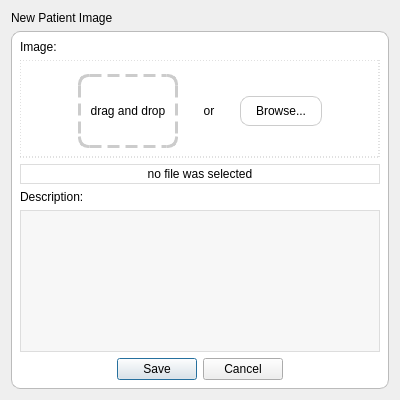
<?xml version="1.0" encoding="UTF-8"?>
<ui version="4.0">
 <class>AddImage</class>
 <widget class="QDialog" name="AddImage">
  <property name="geometry">
   <rect>
    <x>0</x>
    <y>0</y>
    <width>400</width>
    <height>400</height>
   </rect>
  </property>
  <property name="sizePolicy">
   <sizepolicy hsizetype="Fixed" vsizetype="Minimum">
    <horstretch>0</horstretch>
    <verstretch>0</verstretch>
   </sizepolicy>
  </property>
  <property name="minimumSize">
   <size>
    <width>400</width>
    <height>400</height>
   </size>
  </property>
  <property name="windowTitle">
   <string>Dialog</string>
  </property>
  <property name="windowIcon">
   <iconset resource="resources.qrc">
    <normaloff>:/icons/Image 32x32</normaloff>:/icons/Image 32x32</iconset>
  </property>
  <property name="styleSheet">
   <string notr="true"/>
  </property>
  <layout class="QVBoxLayout" name="verticalLayout">
   <item>
    <widget class="QLabel" name="formTitle">
     <property name="sizePolicy">
      <sizepolicy hsizetype="Preferred" vsizetype="Fixed">
       <horstretch>0</horstretch>
       <verstretch>0</verstretch>
      </sizepolicy>
     </property>
     <property name="text">
      <string>New Patient Image</string>
     </property>
    </widget>
   </item>
   <item>
    <widget class="QWidget" name="widget" native="true">
     <property name="styleSheet">
      <string notr="true">#widget {
	background:#ffffff;
	border-radius:9px;
	border:1px solid #bbbbbb;
}

QWidget {
	background:none;
}

QLineEdit, QPlainTextEdit {
	background:#f7f7f7;
	border:1px solid #dddddd;
	padding:2px;
}

#buttonBox QAbstractButton {
	background:#ffffff;
	border-radius:9px;
	border:1px solid #bbbbbb;
	padding:5px;
	padding-left:10px;
	padding-right:10px;
	margin:2px;
}

#buttonBox QAbstractButton:pressed {
	background: #444444;
	color:#ffffff;
}</string>
     </property>
     <layout class="QVBoxLayout" name="verticalLayout_3">
      <item>
       <layout class="QVBoxLayout" name="verticalLayout_2">
        <item>
         <widget class="QLabel" name="label_2">
          <property name="sizePolicy">
           <sizepolicy hsizetype="Preferred" vsizetype="Fixed">
            <horstretch>0</horstretch>
            <verstretch>0</verstretch>
           </sizepolicy>
          </property>
          <property name="acceptDrops">
           <bool>false</bool>
          </property>
          <property name="text">
           <string>Image:</string>
          </property>
         </widget>
        </item>
        <item>
         <widget class="QWidget" name="widget_2" native="true">
          <property name="sizePolicy">
           <sizepolicy hsizetype="Preferred" vsizetype="Fixed">
            <horstretch>0</horstretch>
            <verstretch>0</verstretch>
           </sizepolicy>
          </property>
          <property name="minimumSize">
           <size>
            <width>0</width>
            <height>98</height>
           </size>
          </property>
          <property name="baseSize">
           <size>
            <width>0</width>
            <height>98</height>
           </size>
          </property>
          <property name="styleSheet">
           <string notr="true">#widget_2 {
	border:1px dotted #c1c1c1;
	background: #fff;
}</string>
          </property>
          <layout class="QHBoxLayout" name="horizontalLayout_2">
           <property name="topMargin">
            <number>8</number>
           </property>
           <property name="bottomMargin">
            <number>4</number>
           </property>
           <item>
            <layout class="QHBoxLayout" name="horizontalLayout">
             <item>
              <widget class="DropImageToolButton" name="toolButton">
               <property name="minimumSize">
                <size>
                 <width>100</width>
                 <height>74</height>
                </size>
               </property>
               <property name="acceptDrops">
                <bool>true</bool>
               </property>
               <property name="styleSheet">
                <string notr="true">QToolButton {
	background: #ffffff;
	border:3px dashed #cccccc;
	border-radius:10px;
}</string>
               </property>
               <property name="text">
                <string>drag and drop</string>
               </property>
               <property name="icon">
                <iconset resource="resources.qrc">
                 <normaloff>:/icons/Drop 48x48</normaloff>:/icons/Drop 48x48</iconset>
               </property>
               <property name="iconSize">
                <size>
                 <width>48</width>
                 <height>48</height>
                </size>
               </property>
               <property name="toolButtonStyle">
                <enum>Qt::ToolButtonTextUnderIcon</enum>
               </property>
              </widget>
             </item>
             <item>
              <widget class="QLabel" name="label_3">
               <property name="sizePolicy">
                <sizepolicy hsizetype="Fixed" vsizetype="Fixed">
                 <horstretch>0</horstretch>
                 <verstretch>0</verstretch>
                </sizepolicy>
               </property>
               <property name="minimumSize">
                <size>
                 <width>50</width>
                 <height>0</height>
                </size>
               </property>
               <property name="text">
                <string>or</string>
               </property>
               <property name="alignment">
                <set>Qt::AlignCenter</set>
               </property>
              </widget>
             </item>
             <item>
              <widget class="QPushButton" name="pushButton">
               <property name="sizePolicy">
                <sizepolicy hsizetype="Fixed" vsizetype="Fixed">
                 <horstretch>0</horstretch>
                 <verstretch>0</verstretch>
                </sizepolicy>
               </property>
               <property name="styleSheet">
                <string notr="true">QPushButton {
	background: #ffffff;
	border:1px solid #cccccc;
	border-radius:9px;
	padding:7px 15px 7px 15px;
}

QPushButton:pressed {
	background: #444444;
	color:#ffffff;
}</string>
               </property>
               <property name="text">
                <string>Browse...</string>
               </property>
               <property name="icon">
                <iconset resource="resources.qrc">
                 <normaloff>:/icons/Folder 22x22</normaloff>:/icons/Folder 22x22</iconset>
               </property>
              </widget>
             </item>
            </layout>
           </item>
          </layout>
         </widget>
        </item>
        <item>
         <widget class="QLabel" name="fileLabel">
          <property name="sizePolicy">
           <sizepolicy hsizetype="Preferred" vsizetype="Fixed">
            <horstretch>0</horstretch>
            <verstretch>0</verstretch>
           </sizepolicy>
          </property>
          <property name="styleSheet">
           <string notr="true">border:1px solid #dddddd;
padding:2px;</string>
          </property>
          <property name="text">
           <string>no file was selected</string>
          </property>
          <property name="alignment">
           <set>Qt::AlignCenter</set>
          </property>
         </widget>
        </item>
        <item>
         <widget class="QLabel" name="label_4">
          <property name="sizePolicy">
           <sizepolicy hsizetype="Preferred" vsizetype="Fixed">
            <horstretch>0</horstretch>
            <verstretch>0</verstretch>
           </sizepolicy>
          </property>
          <property name="text">
           <string>Description:</string>
          </property>
         </widget>
        </item>
        <item>
         <widget class="QPlainTextEdit" name="plainTextEdit">
          <property name="sizePolicy">
           <sizepolicy hsizetype="Preferred" vsizetype="Preferred">
            <horstretch>0</horstretch>
            <verstretch>0</verstretch>
           </sizepolicy>
          </property>
          <property name="minimumSize">
           <size>
            <width>0</width>
            <height>60</height>
           </size>
          </property>
         </widget>
        </item>
        <item>
         <widget class="QDialogButtonBox" name="buttonBox">
          <property name="orientation">
           <enum>Qt::Horizontal</enum>
          </property>
          <property name="standardButtons">
           <set>QDialogButtonBox::Cancel|QDialogButtonBox::Save</set>
          </property>
          <property name="centerButtons">
           <bool>true</bool>
          </property>
         </widget>
        </item>
       </layout>
      </item>
     </layout>
    </widget>
   </item>
  </layout>
 </widget>
 <customwidgets>
  <customwidget>
   <class>DropImageToolButton</class>
   <extends>QToolButton</extends>
   <header>tool_dropimagetoolbutton.h</header>
  </customwidget>
 </customwidgets>
 <resources>
  <include location="resources.qrc"/>
 </resources>
 <connections>
  <connection>
   <sender>buttonBox</sender>
   <signal>accepted()</signal>
   <receiver>AddImage</receiver>
   <slot>accept()</slot>
   <hints>
    <hint type="sourcelabel">
     <x>248</x>
     <y>254</y>
    </hint>
    <hint type="destinationlabel">
     <x>157</x>
     <y>274</y>
    </hint>
   </hints>
  </connection>
  <connection>
   <sender>buttonBox</sender>
   <signal>rejected()</signal>
   <receiver>AddImage</receiver>
   <slot>reject()</slot>
   <hints>
    <hint type="sourcelabel">
     <x>316</x>
     <y>260</y>
    </hint>
    <hint type="destinationlabel">
     <x>286</x>
     <y>274</y>
    </hint>
   </hints>
  </connection>
 </connections>
</ui>
